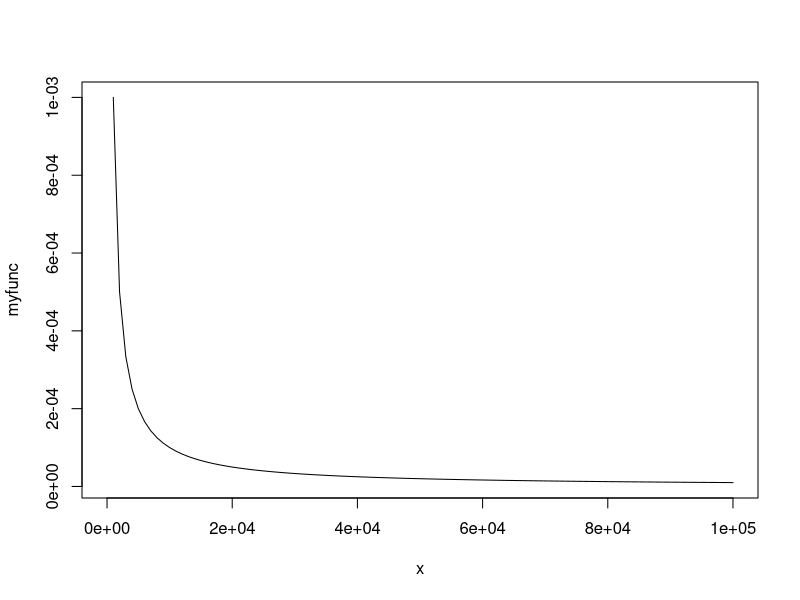
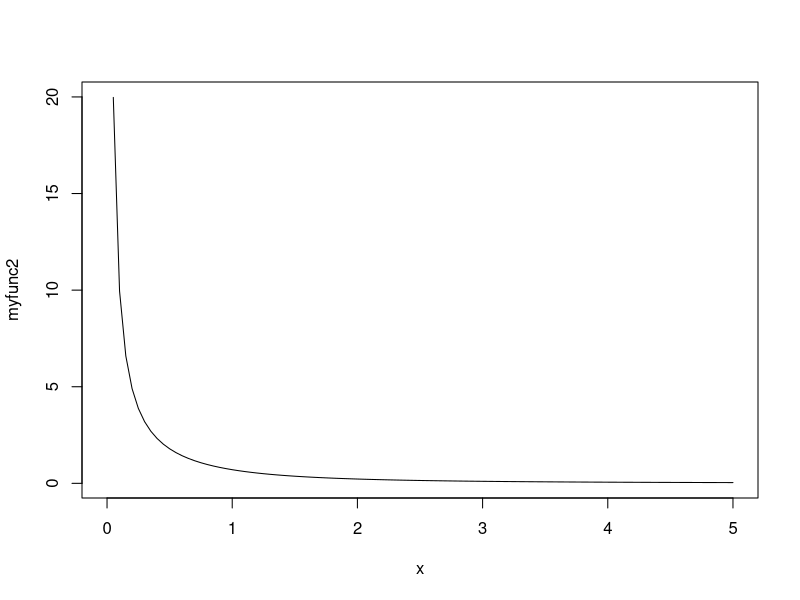

These charts were generated, in order, by the following R code:
#### A1

myfunc = function(j){
  
  
  x = 1/j
  y = 1/j^2
  
  #x = 1/j
  #y = 1/(1+1/j) - 1
 

  zaehler = y * sin(x)
  nenner = x**2 + y**2
  res = zaehler/nenner
  return(res)
}

plot(myfunc,xlim=c(0,100000))
myfunc(100000000000000)

#### A2

myfunc2 = function(j){
  
  x = 1/j
  y = 1/j^2
  
  #x = myfunc(j)
  #y = myfunc(j)
  
  #x = 1/j^5
  #y = 1/j
  
  zaehler = y * x
  nenner = sqrt(x**2 + y**2)
  res = zaehler/nenner
  return(res)
}

plot(myfunc2,xlim=c(0,5))
myfunc2(100000000000000)